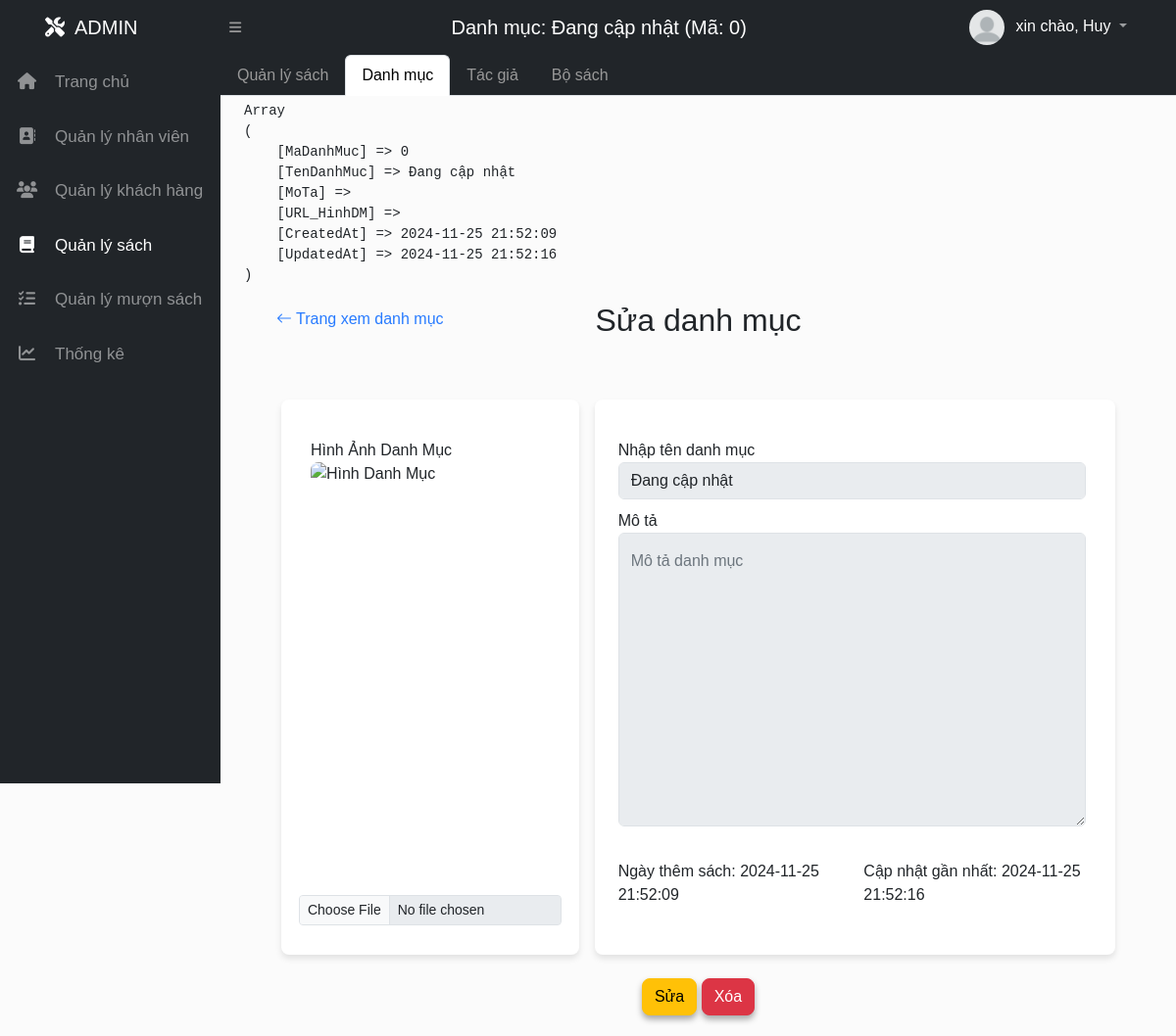
Screenshot of /Admin/ql_sach/update_DanhMuc/0 (signed in) with the database file from the repository.
### tables this page shows
CREATE TABLE `danhmuc` (
  `MaDanhMuc` int(11) NOT NULL AUTO_INCREMENT,
  `TenDanhMuc` varchar(100) DEFAULT NULL,
  `MoTa` text DEFAULT NULL,
  `URL_HinhDM` varchar(255) DEFAULT NULL,
  `CreatedAt` datetime DEFAULT current_timestamp(),
  `UpdatedAt` datetime DEFAULT current_timestamp() ON UPDATE current_timestamp(),
  PRIMARY KEY (`MaDanhMuc`)
);

### View/Admin/index.php (called while the page is built, shortened)
<?php
    include('../../config.php');
    if (isset($_GET['mod'])) {
        switch ($_GET['mod']) {
            case 'ql_sach':
                $ctrl_name = "c_ad_ql_sach";
                break;
        }
        include_once '../../controller/c_admin/'.$ctrl_name.'.php';
    } else{
        header('Location: ?mod=home&act=home');
    }
?>

### config.php (called while the page is built, shortened)
<?php
  $base_url = 'http://localhost/do_an_quanlythuvien/';
  $base_url_admin = '/do_an_quanlythuvien/Admin/';
?>

### Model/library.php (called while the page is built, shortened)
<?php
    function connectdb(){
        $servername = "localhost";
        $username   = "root";
        $password   = "";
        $dbname     = "ql_thuvien";
        $conn   = mysqli_connect($servername, $username, $password, $dbname);
        return $conn;
    }
    function get_one($sql)
    {
        $conn = connectdb();
        $result = mysqli_query($conn, $sql);
        $result = mysqli_fetch_assoc($result);
        return $result;
    }
?>

### Model/m_admin/m_ad_ql_sach.php (called while the page is built, shortened)
<?php
include "../../Model/library.php";
    function selectDanhMucByID($maDM){
        $sql = "SELECT * FROM danhmuc WHERE MaDanhMuc = $maDM";
        return get_one($sql);
    }

### View/Admin/home/quanlysach/danhmuc/suadanhmuc.php (the view, shortened to what this page needs)
<div class="container-fluid px-4 radius-5px">
<?php
            echo "<pre>";
            print_r($selectDM);
            echo "</pre>";
        ?>
    <div class="container mt-3 mb-3">
        <div class="row justify-content-center">
            <div class="header-row">
            <a href="<?=$base_url_admin?>ql_sach/danhmuc" class="btn btn_custom_arrow_left"><i class="bi bi-arrow-left"></i> Trang xem danh mục</a>
                <h2 class="text-center">Sửa danh mục</h2>
            </div>
            <form class="row g-3 needs-validation d-flex justify-content-center" action="<?=$base_url_admin?>ql_sach/update_DanhMuc/<?=$selectDM["MaDanhMuc"]?>" method="post" enctype="multipart/form-data" novalidate>
                <div class="col-md-4 me-3 form-container">
                    <label for="url_hinh_dm" class="form-label">Hình Ảnh Danh Mục</label>
                    <div class="row justify-content-md-center">
                        <div class="mb-3 d-flex justify-content-center">
                            <img id="preview" class="preview-img" src="../../../Assets/Upload/sach/danhmuc/<?=$selectDM["URL_HinhDM"]?>" alt="Hình Danh Mục">
                        </div>
                        <input class="form-control form-control-sm" type="file" name="url_hinh_dm" id="url_hinh_dm" accept="image/*" onchange="loadFile(event)" disabled>
                    </div>
                </div>
                <div class="col-md-7 ps-4 form-container">
                    <div class="col-md-12">
                        <label for="tendanhmuc" class="form-label">Nhập tên danh mục</label>
                        <input type="text" class="form-control" id="tendanhmuc" name="tendanhmuc" placeholder="Tên danh mục" value="<?=$selectDM["TenDanhMuc"]?>" disabled required>
                    </div>
                    <div class="col-md-12">
                        <label for="motadanhmuc" class="form-label">Mô tả</label>
                        <div class="form-floating">
                            <textarea class="form-control" placeholder="Mô tả danh mục" id="motadanhmuc" name="mota" style="height: 300px"  disabled required><?=$selectDM["MoTa"]?></textarea>
                            <label for="motadanhmuc">Mô tả danh mục</label>
                        </div>
                    </div>
                    <div class="row mt-4">
                        <div class="col-md-6 ">
                            <label for="vitrisach" class="form-label">Ngày thêm sách: <?=$selectDM["CreatedAt"]?></label>
                        </div>
                        <div class="col-md-6">
                            <label for="vitrisach" class="form-label">Cập nhật gần nhất: <?=$selectDM["UpdatedAt"]?></label>
                        </div>
                    </div>
                </div>
                <div class="text-center mt-4">
                    <button id="editButton" type="button" class="btn btn-warning shadou-btn">Sửa</button>
                    <a class="btn btn-danger shadou-btn" data-bs-toggle="modal" data-bs-target="#actionModal" data-action="xoa" data-item="<?=$name?>" data-id="<?=$selectDM["MaDanhMuc"]?>" onclick="event.stopPropagation()">Xóa</a>
                </div>
            </form>
        </div>
    </div>
</div>

### View/Admin/home/nav_bar.php (shortened to what this page needs)
<!DOCTYPE html>
<html lang="en">
<head>
    <link rel="stylesheet" href="https://cdnjs.cloudflare.com/ajax/libs/font-awesome/6.6.0/css/all.min.css">
    <link rel="stylesheet" href="https://cdn.jsdelivr.net/npm/bootstrap-icons@1.11.3/font/bootstrap-icons.min.css">
    <link rel="stylesheet" href="<?=$base_url?>Assets/css/boostraps/bootstrap.css">
    <link rel="stylesheet" href="<?=$base_url?>Assets/css/admin.css">
    <link rel="stylesheet" href="<?=$base_url?>Assets/css/style.css">
</head>
<body class="sb-nav-fixed ">
    <nav class="sb-topnav navbar navbar-expand navbar-dark bg-dark">
        <a class="navbar-brand ps-3" href="index.html"><i class="fa-solid fa-screwdriver-wrench"></i>ADMIN</a>
        <button class="btn btn-link btn-sm" id="sidebarToggle" href="#!"><i class="fas fa-bars"></i></button>
        <span class="hienten"  id="title_bar"> <?= $title_bar ?></span>
        <div class="user-login ">
            <ul class="navbar-nav">
                <li class="nav-item dropdown">
                    <a class="nav-link dropdown-toggle a-img" id="navbarDropdown" href="#" role="button" data-bs-toggle="dropdown"
                        aria-expanded="false">
                        <img src="<?=$base_url?>Assets/Upload/nguoidung/<?=$_SESSION['user']['URL_HinhNguoiDung']?>" alt="User Image" class="user-img rounded-circle">
                        <span> xin chào, <?=$_SESSION['last_name_user']?></span>
                    </a>
                </li>
            </ul>
        </div>
    </nav>
    <div id="layoutSidenav">
        <div id="layoutSidenav_nav">
            <div class="leftmain sb-sidenav ">
                <div class="sb-sidenav-menu sb-sidenav-dark">
                    <div class="layoutSidenav_nav_content ">
                        <div class="content-link-icon">
                            <a class="nav-link <?= ($_GET["mod"])== 'home'? 'active' :''?>" data-title="Trang chủ" da href="<?=$base_url_admin?>home/home"><i class="fa-solid fa-house"></i>Trang chủ</a>
                        </div>
                        <div class="content-link-icon">
                            <a class="nav-link <?= ($_GET["mod"])== 'ql_nv'? 'active' :''?>" data-title="Quản lý nhân viên" href="<?=$base_url_admin?>ql_nv/home" ><i class="fa-solid fa-address-book"></i>Quản lý nhân viên</a>
                        </div>
                        <div class="content-link-icon">
                            <a class="nav-link <?= ($_GET["mod"])== 'ql_kh'? 'active' :''?>" data-title="Quản lý khách hàng"  href="<?=$base_url_admin?>ql_kh/xemdocgia"><i class="fa-solid fa-users"></i>Quản lý khách hàng</a>
                        </div>
                        <div class="content-link-icon">
                            <a class="nav-link <?= ($_GET["mod"])== 'ql_sach'? 'active' :''?>"" data-title="Quản lý sách"  href="<?=$base_url_admin?>ql_sach/sach"><i class="fa-solid fa-book"></i>Quản lý sách</a>
                        </div>
                        <div class="content-link-icon">
                            <a class="nav-link <?= ($_GET["mod"])== 'ql_muon_sach'? 'active' :''?>" data-title="Quản lý mượn sách"  href="<?=$base_url_admin?>ql_muon_sach/muonsach"><i class="fa-solid fa-list-check"></i>Quản lý mượn sách</a>
                        </div>
                        <div class="content-link-icon">
                            <a class="nav-link <?= ($_GET["mod"])== 'ql_thongke'? 'active' :''?>" data-title="Thống kê"  href="<?=$base_url_admin?>ql_thongke/home"><i class="fa-solid fa-chart-line"></i>Thống kê</a>
                        </div>
                    </div>
                </div>
            </div>
        </div>
        <div id="layoutSidenav_main" class="radius-5px ">
        <main id="mainContent">
            <?php include_once('home/' . $view_name . '.php') ?>
        </main>
        </div>
    </div>
</body>
</html>

### Assets/css/admin.css (style rules this page uses)
* { margin: 0; padding: 0; box-sizing: border-box; }
*, *::before, *::after { box-sizing: border-box; }
a { text-decoration: none; }
body { font-family: Arial, sans-serif; background-color: #e2e2e21f; justify-content: space-between; }
div { display: block; unicode-bidi: isolate; }
:root { --blue: #287bff; --white: #fff; --grey: #f5f5f5; --black1: #222; --black2: #999; --color-white: #fff; --color-header: #212529; --color-background-cursor: #444; --color-btn: #71be34; }
.px-4 { padding-right: 1.5rem !important; padding-left: 1.5rem !important; }
.hienten { display: flex; color: white; font-size: 20px; font-weight: 500; align-items: flex-end; flex-grow: 1; justify-content: center; white-space: nowrap; overflow: hidden; text-overflow: ellipsis; width: 50px !important; }
nav a i { padding: 0 10px 0 30px; }
.sb-topnav .navbar-brand { width: 225px; margin: 0; }
.btn-link { color: var(--black2) !important; }
.leftmain { padding-top: 56px; }
.sb-sidenav-dark { background-color: #212529; color: rgba(255, 255, 255, 0.5); }
.sb-sidenav { display: flex; flex-direction: column; height: 100%; flex-wrap: nowrap; }
.fixed-top, .sb-nav-fixed #layoutSidenav #layoutSidenav_nav, .sb-nav-fixed .sb-topnav { position: fixed; top: 0; right: 0; left: 0; z-index: 1030; }
.sb-sidenav-menu { overflow-y: auto; flex-grow: 1; }
.sb-nav-fixed #layoutSidenav #layoutSidenav_nav { width: 225px; height: 100vh; transition: all 0.35s ease-in-out; z-index: 1038; }
#layoutSidenav { display: flex; width: 100%; }
.layoutSidenav_nav_content { --bs-nav-link-padding-x: 1rem; --bs-nav-link-padding-y: 0.5rem; display: flex; flex-wrap: wrap; flex-direction: column; flex-wrap: nowrap; padding-left: 0; margin-bottom: 0; list-style: none; }
.content-link-icon { font-size: 17px; }
.content-link-icon a { padding: 15px; width: 250px; }
.content-link-icon a i { margin-right: 1rem; min-width: 25px; text-align: center; }
#layoutSidenav #layoutSidenav_main { position: relative; display: flex; flex-direction: column; justify-content: space-between; min-width: 0; flex-grow: 1; min-height: calc(100vh - 56px); transition: all 0.35s ease-in-out; }
.sb-nav-fixed #layoutSidenav #layoutSidenav_main { padding-left: 225px; top: 56px; }
.container-fluid { padding: 5px; position: relative; width: 100%; border-radius: 5px; }
.leftmain .nav-link.active { color: white !important; }
input[type="text"], input[list] { -webkit-appearance: none; -moz-appearance: none; appearance: none; }
.user-login { margin: auto 50px auto 20px; }
.a-img span { color: white; margin-left: 5px; padding: 0 !important; }
.user-img { width: 40px; height: 40px; object-fit: cover; border-radius: 50%; border: 2px solid transparent; }
.user-login ul li .nav-link { padding: 0 !important; }
.form-container { background-color: white; padding: 30px; border-radius: 8px; box-shadow: 0px 4px 6px rgba(0, 0, 0, 0.1); }
.shadou-btn { border-radius: 8px; box-shadow: 0px 4px 6px rgba(0, 0, 0, 0.336); }
.preview-img { width: 250px; height: 400px; background-size: cover; background-position: center; margin-bottom: 10px; border-radius: 8px; }
.container-fluid.px-4 { min-height: 87vh; overflow-y: auto; overflow-x: hidden; padding-right: 15px; }
.form-container { max-width: 100%; }
#mainContent .form-label { margin: 10px 0 0 0px ; }
.btn_custom_arrow_left { color: #287bff !important; margin-left: 5px; transform: translateX(0); transition: transform 0.3s ease; display: flex; position: absolute; align-items: center; border: none; }
.btn_custom_arrow_left i,.btn_custom_arrow_right i { margin: 0 4px; }
.header-row { position: relative; margin-bottom: 30px; }
.header-row h2 { margin: 0; }

### Assets/css/style.css (style rules this page uses)
.radius-5px { border-radius: 5px; }
img { vertical-align: middle; }

### rows the page displays
danhmuc: TenDanhMuc "Danh mục: Đang cập nhật (Mã: 0)", tendanhmuc "Đang cập nhật", CreatedAt "2024-11-25 21:52:09", UpdatedAt "2024-11-25 21:52:16"

### other values shown
$_SESSION['last_name_user'] "Huy"
